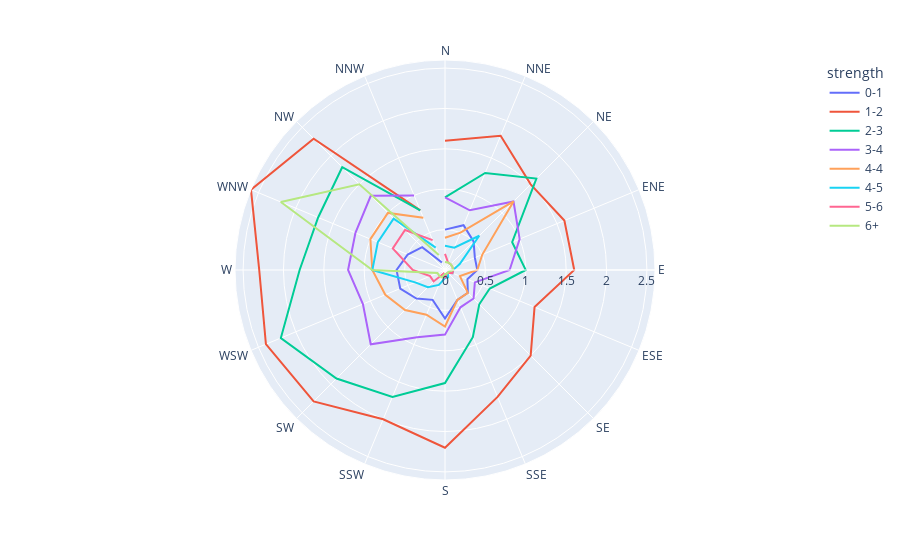

The notebook cell this image was saved under:
### Markdown cell above
#### Line polar chart

### Code cell
px.line_polar(data, r="frequency", theta="direction", color="strength")

### Figure 1 — Plotly figure (JSON) as saved in the notebook; plotly's stock layout.template omitted (floating-point values rounded to 4 significant figures)
{"data": [{"hovertemplate": "strength=0-1<br>frequency=%{r}<br>direction=%{theta}<extra></extra>", "legendgroup": "0-1", "line": {"color": "#636efa", "dash": "solid"}, "marker": {"symbol": "circle"}, "mode": "lines", "name": "0-1", "r": [0.5, 0.6, 0.5, 0.4, 0.4, 0.3, 0.4, 0.4, 0.6, 0.4, 0.5, 0.6, 0.6, 0.5, 0.4, 0.1], "showlegend": true, "subplot": "polar", "theta": ["N", "NNE", "NE", "ENE", "E", "ESE", "SE", "SSE", "S", "SSW", "SW", "WSW", "W", "WNW", "NW", "NNW"], "type": "scatterpolar"}, {"hovertemplate": "strength=1-2<br>frequency=%{r}<br>direction=%{theta}<extra></extra>", "legendgroup": "1-2", "line": {"color": "#EF553B", "dash": "solid"}, "marker": {"symbol": "circle"}, "mode": "lines", "name": "1-2", "r": [1.6, 1.8, 1.5, 1.6, 1.6, 1.2, 1.5, 1.7, 2.2, 2, 2.3, 2.4, 2.3, 2.6, 2.3, 0.8], "showlegend": true, "subplot": "polar", "theta": ["N", "NNE", "NE", "ENE", "E", "ESE", "SE", "SSE", "S", "SSW", "SW", "WSW", "W", "WNW", "NW", "NNW"], "type": "scatterpolar"}, {"hovertemplate": "strength=2-3<br>frequency=%{r}<br>direction=%{theta}<extra></extra>", "legendgroup": "2-3", "line": {"color": "#00cc96", "dash": "solid"}, "marker": {"symbol": "circle"}, "mode": "lines", "name": "2-3", "r": [0.9, 1.3, 1.6, 0.9, 1, 0.6, 0.6, 0.9, 1.4, 1.7, 1.9, 2.2, 1.8, 1.7, 1.8, 0.8], "showlegend": true, "subplot": "polar", "theta": ["N", "NNE", "NE", "ENE", "E", "ESE", "SE", "SSE", "S", "SSW", "SW", "WSW", "W", "WNW", "NW", "NNW"], "type": "scatterpolar"}, {"hovertemplate": "strength=3-4<br>frequency=%{r}<br>direction=%{theta}<extra></extra>", "legendgroup": "3-4", "line": {"color": "#ab63fa", "dash": "solid"}, "marker": {"symbol": "circle"}, "mode": "lines", "name": "3-4", "r": [0.9, 0.8, 1.2, 1, 0.8, 0.4, 0.5, 0.5, 0.8, 0.9, 1.3, 1.1, 1.2, 1.2, 1.3, 1], "showlegend": true, "subplot": "polar", "theta": ["N", "NNE", "NE", "ENE", "E", "ESE", "SE", "SSE", "S", "SSW", "SW", "WSW", "W", "WNW", "NW", "NNW"], "type": "scatterpolar"}, {"hovertemplate": "strength=4-4<br>frequency=%{r}<br>direction=%{theta}<extra></extra>", "legendgroup": "4-4", "line": {"color": "#FFA15A", "dash": "solid"}, "marker": {"symbol": "circle"}, "mode": "lines", "name": "4-4", "r": [0.4, 0.5, 1.2, 0.5, 0.4, 0.2, 0.4, 0.4, 0.7, 0.6, 0.7, 0.8, 0.9, 1, 1, 0.7], "showlegend": true, "subplot": "polar", "theta": ["N", "NNE", "NE", "ENE", "E", "ESE", "SE", "SSE", "S", "SSW", "SW", "WSW", "W", "WNW", "NW", "NNW"], "type": "scatterpolar"}, {"hovertemplate": "strength=4-5<br>frequency=%{r}<br>direction=%{theta}<extra></extra>", "legendgroup": "4-5", "line": {"color": "#19d3f3", "dash": "solid"}, "marker": {"symbol": "circle"}, "mode": "lines", "name": "4-5", "r": [0.3, 0.3, 0.6, 0.2, 0.1, 0.1, 0.05, 0.1, 0.1, 0.2, 0.3, 0.4, 0.9, 0.9, 0.9, 0.3], "showlegend": true, "subplot": "polar", "theta": ["N", "NNE", "NE", "ENE", "E", "ESE", "SE", "SSE", "S", "SSW", "SW", "WSW", "W", "WNW", "NW", "NNW"], "type": "scatterpolar"}, {"hovertemplate": "strength=5-6<br>frequency=%{r}<br>direction=%{theta}<extra></extra>", "legendgroup": "5-6", "line": {"color": "#FF6692", "dash": "solid"}, "marker": {"symbol": "circle"}, "mode": "lines", "name": "5-6", "r": [0.2, 0.1, 0.1, 0.1, 0.1, 0.1, 0.05, 0.05, 0.1, 0.05, 0.2, 0.2, 0.4, 0.7, 0.7, 0.4], "showlegend": true, "subplot": "polar", "theta": ["N", "NNE", "NE", "ENE", "E", "ESE", "SE", "SSE", "S", "SSW", "SW", "WSW", "W", "WNW", "NW", "NNW"], "type": "scatterpolar"}, {"hovertemplate": "strength=6+<br>frequency=%{r}<br>direction=%{theta}<extra></extra>", "legendgroup": "6+", "line": {"color": "#B6E880", "dash": "solid"}, "marker": {"symbol": "circle"}, "mode": "lines", "name": "6+", "r": [0.1, 0.1, 0.1, 0.1, 0.1, 0.05, 0.05, 0.05, 0.05, 0.1, 0.1, 0.1, 0.9, 2.2, 1.5, 0.2], "showlegend": true, "subplot": "polar", "theta": ["N", "NNE", "NE", "ENE", "E", "ESE", "SE", "SSE", "S", "SSW", "SW", "WSW", "W", "WNW", "NW", "NNW"], "type": "scatterpolar"}], "layout": {"legend": {"title": {"text": "strength"}, "tracegroupgap": 0}, "margin": {"t": 60}, "polar": {"angularaxis": {"direction": "clockwise", "rotation": 90}, "domain": {"x": [0, 1], "y": [0, 1]}}}}
